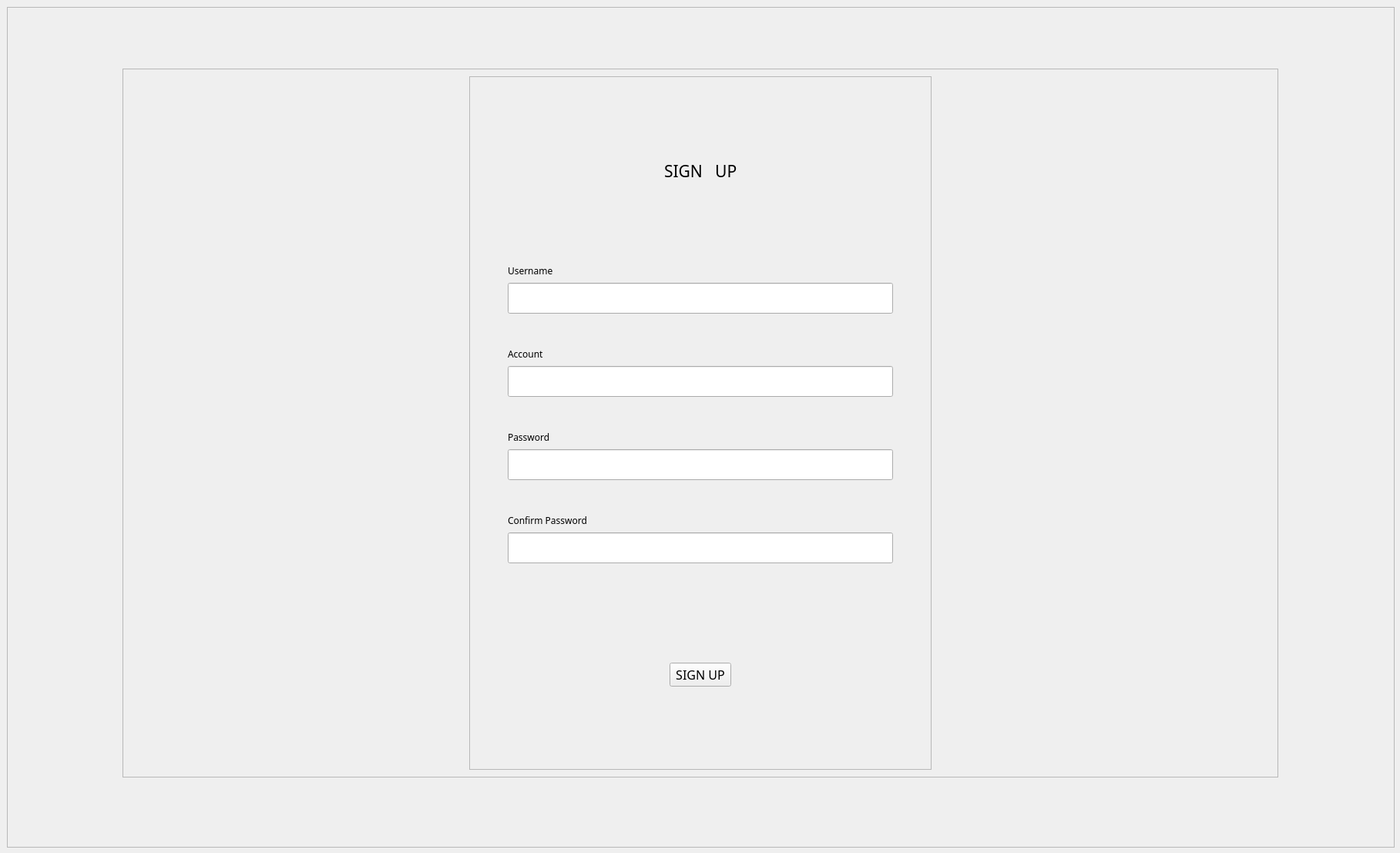
<?xml version="1.0" encoding="UTF-8"?>
<ui version="4.0">
 <class>RegistrationClass</class>
 <widget class="QWidget" name="RegistrationClass">
  <property name="geometry">
   <rect>
    <x>0</x>
    <y>0</y>
    <width>1817</width>
    <height>1107</height>
   </rect>
  </property>
  <property name="windowTitle">
   <string>Form</string>
  </property>
  <widget class="QFrame" name="frame_background4">
   <property name="geometry">
    <rect>
     <x>9</x>
     <y>9</y>
     <width>1801</width>
     <height>1091</height>
    </rect>
   </property>
   <property name="frameShape">
    <enum>QFrame::StyledPanel</enum>
   </property>
   <property name="frameShadow">
    <enum>QFrame::Raised</enum>
   </property>
   <widget class="QFrame" name="frame_front">
    <property name="geometry">
     <rect>
      <x>150</x>
      <y>80</y>
      <width>1500</width>
      <height>920</height>
     </rect>
    </property>
    <property name="sizePolicy">
     <sizepolicy hsizetype="Fixed" vsizetype="Fixed">
      <horstretch>0</horstretch>
      <verstretch>0</verstretch>
     </sizepolicy>
    </property>
    <property name="minimumSize">
     <size>
      <width>1500</width>
      <height>920</height>
     </size>
    </property>
    <property name="maximumSize">
     <size>
      <width>1500</width>
      <height>920</height>
     </size>
    </property>
    <property name="font">
     <font>
      <pointsize>9</pointsize>
     </font>
    </property>
    <property name="frameShape">
     <enum>QFrame::StyledPanel</enum>
    </property>
    <property name="frameShadow">
     <enum>QFrame::Raised</enum>
    </property>
    <layout class="QGridLayout" name="gridLayout_2">
     <item row="0" column="0">
      <layout class="QHBoxLayout" name="horizontalLayout_15">
       <item>
        <spacer name="horizontalSpacer">
         <property name="orientation">
          <enum>Qt::Horizontal</enum>
         </property>
         <property name="sizeHint" stdset="0">
          <size>
           <width>40</width>
           <height>20</height>
          </size>
         </property>
        </spacer>
       </item>
       <item>
        <widget class="QFrame" name="frame">
         <property name="frameShape">
          <enum>QFrame::StyledPanel</enum>
         </property>
         <property name="frameShadow">
          <enum>QFrame::Raised</enum>
         </property>
         <layout class="QGridLayout" name="gridLayout">
          <item row="0" column="0">
           <layout class="QVBoxLayout" name="verticalLayout_5">
            <item>
             <spacer name="verticalSpacer_3">
              <property name="orientation">
               <enum>Qt::Vertical</enum>
              </property>
              <property name="sizeHint" stdset="0">
               <size>
                <width>20</width>
                <height>28</height>
               </size>
              </property>
             </spacer>
            </item>
            <item>
             <layout class="QHBoxLayout" name="horizontalLayout">
              <item>
               <spacer name="horizontalSpacer_3">
                <property name="orientation">
                 <enum>Qt::Horizontal</enum>
                </property>
                <property name="sizeHint" stdset="0">
                 <size>
                  <width>40</width>
                  <height>20</height>
                 </size>
                </property>
               </spacer>
              </item>
              <item>
               <widget class="QLabel" name="label_zhuce">
                <property name="font">
                 <font>
                  <family>Brush Script MT</family>
                  <pointsize>16</pointsize>
                 </font>
                </property>
                <property name="text">
                 <string>SIGN   UP</string>
                </property>
               </widget>
              </item>
              <item>
               <spacer name="horizontalSpacer_4">
                <property name="orientation">
                 <enum>Qt::Horizontal</enum>
                </property>
                <property name="sizeHint" stdset="0">
                 <size>
                  <width>40</width>
                  <height>20</height>
                 </size>
                </property>
               </spacer>
              </item>
             </layout>
            </item>
            <item>
             <spacer name="verticalSpacer_4">
              <property name="orientation">
               <enum>Qt::Vertical</enum>
              </property>
              <property name="sizeHint" stdset="0">
               <size>
                <width>20</width>
                <height>18</height>
               </size>
              </property>
             </spacer>
            </item>
            <item>
             <layout class="QVBoxLayout" name="verticalLayout">
              <item>
               <layout class="QHBoxLayout" name="horizontalLayout_2">
                <item>
                 <spacer name="horizontalSpacer_5">
                  <property name="orientation">
                   <enum>Qt::Horizontal</enum>
                  </property>
                  <property name="sizeType">
                   <enum>QSizePolicy::Fixed</enum>
                  </property>
                  <property name="sizeHint" stdset="0">
                   <size>
                    <width>40</width>
                    <height>20</height>
                   </size>
                  </property>
                 </spacer>
                </item>
                <item>
                 <widget class="QLabel" name="label_sign_name">
                  <property name="font">
                   <font>
                    <family>Cascadia Code Light</family>
                    <pointsize>9</pointsize>
                   </font>
                  </property>
                  <property name="text">
                   <string>Username</string>
                  </property>
                 </widget>
                </item>
                <item>
                 <spacer name="horizontalSpacer_6">
                  <property name="orientation">
                   <enum>Qt::Horizontal</enum>
                  </property>
                  <property name="sizeHint" stdset="0">
                   <size>
                    <width>40</width>
                    <height>20</height>
                   </size>
                  </property>
                 </spacer>
                </item>
               </layout>
              </item>
              <item>
               <layout class="QHBoxLayout" name="horizontalLayout_3">
                <item>
                 <spacer name="horizontalSpacer_7">
                  <property name="orientation">
                   <enum>Qt::Horizontal</enum>
                  </property>
                  <property name="sizeType">
                   <enum>QSizePolicy::Fixed</enum>
                  </property>
                  <property name="sizeHint" stdset="0">
                   <size>
                    <width>40</width>
                    <height>20</height>
                   </size>
                  </property>
                 </spacer>
                </item>
                <item>
                 <widget class="QLineEdit" name="lineEdit_name">
                  <property name="sizePolicy">
                   <sizepolicy hsizetype="Preferred" vsizetype="Fixed">
                    <horstretch>0</horstretch>
                    <verstretch>0</verstretch>
                   </sizepolicy>
                  </property>
                  <property name="minimumSize">
                   <size>
                    <width>500</width>
                    <height>40</height>
                   </size>
                  </property>
                  <property name="maximumSize">
                   <size>
                    <width>500</width>
                    <height>40</height>
                   </size>
                  </property>
                 </widget>
                </item>
                <item>
                 <spacer name="horizontalSpacer_8">
                  <property name="orientation">
                   <enum>Qt::Horizontal</enum>
                  </property>
                  <property name="sizeHint" stdset="0">
                   <size>
                    <width>40</width>
                    <height>20</height>
                   </size>
                  </property>
                 </spacer>
                </item>
               </layout>
              </item>
              <item>
               <layout class="QHBoxLayout" name="horizontalLayout_4">
                <item>
                 <spacer name="horizontalSpacer_9">
                  <property name="orientation">
                   <enum>Qt::Horizontal</enum>
                  </property>
                  <property name="sizeType">
                   <enum>QSizePolicy::Fixed</enum>
                  </property>
                  <property name="sizeHint" stdset="0">
                   <size>
                    <width>40</width>
                    <height>20</height>
                   </size>
                  </property>
                 </spacer>
                </item>
                <item>
                 <widget class="QLabel" name="tip_name">
                  <property name="text">
                   <string/>
                  </property>
                 </widget>
                </item>
                <item>
                 <spacer name="horizontalSpacer_10">
                  <property name="orientation">
                   <enum>Qt::Horizontal</enum>
                  </property>
                  <property name="sizeHint" stdset="0">
                   <size>
                    <width>40</width>
                    <height>20</height>
                   </size>
                  </property>
                 </spacer>
                </item>
               </layout>
              </item>
             </layout>
            </item>
            <item>
             <spacer name="verticalSpacer_5">
              <property name="orientation">
               <enum>Qt::Vertical</enum>
              </property>
              <property name="sizeType">
               <enum>QSizePolicy::Fixed</enum>
              </property>
              <property name="sizeHint" stdset="0">
               <size>
                <width>20</width>
                <height>10</height>
               </size>
              </property>
             </spacer>
            </item>
            <item>
             <layout class="QVBoxLayout" name="verticalLayout_2">
              <item>
               <layout class="QHBoxLayout" name="horizontalLayout_5">
                <item>
                 <spacer name="horizontalSpacer_11">
                  <property name="orientation">
                   <enum>Qt::Horizontal</enum>
                  </property>
                  <property name="sizeType">
                   <enum>QSizePolicy::Fixed</enum>
                  </property>
                  <property name="sizeHint" stdset="0">
                   <size>
                    <width>40</width>
                    <height>20</height>
                   </size>
                  </property>
                 </spacer>
                </item>
                <item>
                 <widget class="QLabel" name="label_sign_account">
                  <property name="font">
                   <font>
                    <family>Cascadia Code Light</family>
                    <pointsize>9</pointsize>
                   </font>
                  </property>
                  <property name="text">
                   <string>Account</string>
                  </property>
                 </widget>
                </item>
                <item>
                 <spacer name="horizontalSpacer_12">
                  <property name="orientation">
                   <enum>Qt::Horizontal</enum>
                  </property>
                  <property name="sizeHint" stdset="0">
                   <size>
                    <width>40</width>
                    <height>20</height>
                   </size>
                  </property>
                 </spacer>
                </item>
               </layout>
              </item>
              <item>
               <layout class="QHBoxLayout" name="horizontalLayout_6">
                <item>
                 <spacer name="horizontalSpacer_13">
                  <property name="orientation">
                   <enum>Qt::Horizontal</enum>
                  </property>
                  <property name="sizeType">
                   <enum>QSizePolicy::Fixed</enum>
                  </property>
                  <property name="sizeHint" stdset="0">
                   <size>
                    <width>40</width>
                    <height>20</height>
                   </size>
                  </property>
                 </spacer>
                </item>
                <item>
                 <widget class="QLineEdit" name="lineEdit_account">
                  <property name="sizePolicy">
                   <sizepolicy hsizetype="Preferred" vsizetype="Fixed">
                    <horstretch>0</horstretch>
                    <verstretch>0</verstretch>
                   </sizepolicy>
                  </property>
                  <property name="minimumSize">
                   <size>
                    <width>500</width>
                    <height>40</height>
                   </size>
                  </property>
                  <property name="maximumSize">
                   <size>
                    <width>500</width>
                    <height>40</height>
                   </size>
                  </property>
                 </widget>
                </item>
                <item>
                 <spacer name="horizontalSpacer_14">
                  <property name="orientation">
                   <enum>Qt::Horizontal</enum>
                  </property>
                  <property name="sizeHint" stdset="0">
                   <size>
                    <width>40</width>
                    <height>20</height>
                   </size>
                  </property>
                 </spacer>
                </item>
               </layout>
              </item>
              <item>
               <layout class="QHBoxLayout" name="horizontalLayout_7">
                <item>
                 <spacer name="horizontalSpacer_15">
                  <property name="orientation">
                   <enum>Qt::Horizontal</enum>
                  </property>
                  <property name="sizeType">
                   <enum>QSizePolicy::Fixed</enum>
                  </property>
                  <property name="sizeHint" stdset="0">
                   <size>
                    <width>40</width>
                    <height>20</height>
                   </size>
                  </property>
                 </spacer>
                </item>
                <item>
                 <widget class="QLabel" name="tip_account">
                  <property name="text">
                   <string/>
                  </property>
                 </widget>
                </item>
                <item>
                 <spacer name="horizontalSpacer_16">
                  <property name="orientation">
                   <enum>Qt::Horizontal</enum>
                  </property>
                  <property name="sizeHint" stdset="0">
                   <size>
                    <width>40</width>
                    <height>20</height>
                   </size>
                  </property>
                 </spacer>
                </item>
               </layout>
              </item>
             </layout>
            </item>
            <item>
             <spacer name="verticalSpacer_6">
              <property name="orientation">
               <enum>Qt::Vertical</enum>
              </property>
              <property name="sizeType">
               <enum>QSizePolicy::Fixed</enum>
              </property>
              <property name="sizeHint" stdset="0">
               <size>
                <width>20</width>
                <height>10</height>
               </size>
              </property>
             </spacer>
            </item>
            <item>
             <layout class="QVBoxLayout" name="verticalLayout_3">
              <item>
               <layout class="QHBoxLayout" name="horizontalLayout_8">
                <item>
                 <spacer name="horizontalSpacer_17">
                  <property name="orientation">
                   <enum>Qt::Horizontal</enum>
                  </property>
                  <property name="sizeType">
                   <enum>QSizePolicy::Fixed</enum>
                  </property>
                  <property name="sizeHint" stdset="0">
                   <size>
                    <width>40</width>
                    <height>20</height>
                   </size>
                  </property>
                 </spacer>
                </item>
                <item>
                 <widget class="QLabel" name="label_sign_password">
                  <property name="font">
                   <font>
                    <family>Cascadia Code Light</family>
                    <pointsize>9</pointsize>
                   </font>
                  </property>
                  <property name="text">
                   <string>Password</string>
                  </property>
                 </widget>
                </item>
                <item>
                 <spacer name="horizontalSpacer_18">
                  <property name="orientation">
                   <enum>Qt::Horizontal</enum>
                  </property>
                  <property name="sizeHint" stdset="0">
                   <size>
                    <width>40</width>
                    <height>20</height>
                   </size>
                  </property>
                 </spacer>
                </item>
               </layout>
              </item>
              <item>
               <layout class="QHBoxLayout" name="horizontalLayout_9">
                <item>
                 <spacer name="horizontalSpacer_19">
                  <property name="orientation">
                   <enum>Qt::Horizontal</enum>
                  </property>
                  <property name="sizeType">
                   <enum>QSizePolicy::Fixed</enum>
                  </property>
                  <property name="sizeHint" stdset="0">
                   <size>
                    <width>40</width>
                    <height>20</height>
                   </size>
                  </property>
                 </spacer>
                </item>
                <item>
                 <widget class="QLineEdit" name="lineEdit_password">
                  <property name="sizePolicy">
                   <sizepolicy hsizetype="Preferred" vsizetype="Fixed">
                    <horstretch>0</horstretch>
                    <verstretch>0</verstretch>
                   </sizepolicy>
                  </property>
                  <property name="minimumSize">
                   <size>
                    <width>500</width>
                    <height>40</height>
                   </size>
                  </property>
                  <property name="maximumSize">
                   <size>
                    <width>500</width>
                    <height>40</height>
                   </size>
                  </property>
                 </widget>
                </item>
                <item>
                 <spacer name="horizontalSpacer_20">
                  <property name="orientation">
                   <enum>Qt::Horizontal</enum>
                  </property>
                  <property name="sizeHint" stdset="0">
                   <size>
                    <width>40</width>
                    <height>20</height>
                   </size>
                  </property>
                 </spacer>
                </item>
               </layout>
              </item>
              <item>
               <layout class="QHBoxLayout" name="horizontalLayout_10">
                <item>
                 <spacer name="horizontalSpacer_21">
                  <property name="orientation">
                   <enum>Qt::Horizontal</enum>
                  </property>
                  <property name="sizeType">
                   <enum>QSizePolicy::Fixed</enum>
                  </property>
                  <property name="sizeHint" stdset="0">
                   <size>
                    <width>40</width>
                    <height>20</height>
                   </size>
                  </property>
                 </spacer>
                </item>
                <item>
                 <widget class="QLabel" name="tip_password">
                  <property name="text">
                   <string/>
                  </property>
                 </widget>
                </item>
                <item>
                 <spacer name="horizontalSpacer_22">
                  <property name="orientation">
                   <enum>Qt::Horizontal</enum>
                  </property>
                  <property name="sizeHint" stdset="0">
                   <size>
                    <width>40</width>
                    <height>20</height>
                   </size>
                  </property>
                 </spacer>
                </item>
               </layout>
              </item>
             </layout>
            </item>
            <item>
             <spacer name="verticalSpacer_7">
              <property name="orientation">
               <enum>Qt::Vertical</enum>
              </property>
              <property name="sizeType">
               <enum>QSizePolicy::Fixed</enum>
              </property>
              <property name="sizeHint" stdset="0">
               <size>
                <width>20</width>
                <height>10</height>
               </size>
              </property>
             </spacer>
            </item>
            <item>
             <layout class="QVBoxLayout" name="verticalLayout_4">
              <item>
               <layout class="QHBoxLayout" name="horizontalLayout_11">
                <item>
                 <spacer name="horizontalSpacer_23">
                  <property name="orientation">
                   <enum>Qt::Horizontal</enum>
                  </property>
                  <property name="sizeType">
                   <enum>QSizePolicy::Fixed</enum>
                  </property>
                  <property name="sizeHint" stdset="0">
                   <size>
                    <width>40</width>
                    <height>20</height>
                   </size>
                  </property>
                 </spacer>
                </item>
                <item>
                 <widget class="QLabel" name="label_sign_confirmpassword">
                  <property name="font">
                   <font>
                    <family>Cascadia Code Light</family>
                    <pointsize>9</pointsize>
                   </font>
                  </property>
                  <property name="text">
                   <string>Confirm Password</string>
                  </property>
                 </widget>
                </item>
                <item>
                 <spacer name="horizontalSpacer_24">
                  <property name="orientation">
                   <enum>Qt::Horizontal</enum>
                  </property>
                  <property name="sizeHint" stdset="0">
                   <size>
                    <width>40</width>
                    <height>20</height>
                   </size>
                  </property>
                 </spacer>
                </item>
               </layout>
              </item>
              <item>
               <layout class="QHBoxLayout" name="horizontalLayout_12">
                <item>
                 <spacer name="horizontalSpacer_25">
                  <property name="orientation">
                   <enum>Qt::Horizontal</enum>
                  </property>
                  <property name="sizeType">
                   <enum>QSizePolicy::Fixed</enum>
                  </property>
                  <property name="sizeHint" stdset="0">
                   <size>
                    <width>40</width>
                    <height>20</height>
                   </size>
                  </property>
                 </spacer>
                </item>
                <item>
                 <widget class="QLineEdit" name="lineEdit_confirmpassword">
                  <property name="sizePolicy">
                   <sizepolicy hsizetype="Preferred" vsizetype="Fixed">
                    <horstretch>0</horstretch>
                    <verstretch>0</verstretch>
                   </sizepolicy>
                  </property>
                  <property name="minimumSize">
                   <size>
                    <width>500</width>
                    <height>40</height>
                   </size>
                  </property>
                  <property name="maximumSize">
                   <size>
                    <width>500</width>
                    <height>40</height>
                   </size>
                  </property>
                 </widget>
                </item>
                <item>
                 <spacer name="horizontalSpacer_26">
                  <property name="orientation">
                   <enum>Qt::Horizontal</enum>
                  </property>
                  <property name="sizeHint" stdset="0">
                   <size>
                    <width>40</width>
                    <height>20</height>
                   </size>
                  </property>
                 </spacer>
                </item>
               </layout>
              </item>
              <item>
               <layout class="QHBoxLayout" name="horizontalLayout_13">
                <item>
                 <spacer name="horizontalSpacer_27">
                  <property name="orientation">
                   <enum>Qt::Horizontal</enum>
                  </property>
                  <property name="sizeType">
                   <enum>QSizePolicy::Fixed</enum>
                  </property>
                  <property name="sizeHint" stdset="0">
                   <size>
                    <width>40</width>
                    <height>20</height>
                   </size>
                  </property>
                 </spacer>
                </item>
                <item>
                 <widget class="QLabel" name="tip_confirmpassword">
                  <property name="text">
                   <string/>
                  </property>
                 </widget>
                </item>
                <item>
                 <spacer name="horizontalSpacer_28">
                  <property name="orientation">
                   <enum>Qt::Horizontal</enum>
                  </property>
                  <property name="sizeHint" stdset="0">
                   <size>
                    <width>40</width>
                    <height>20</height>
                   </size>
                  </property>
                 </spacer>
                </item>
               </layout>
              </item>
             </layout>
            </item>
            <item>
             <spacer name="verticalSpacer_8">
              <property name="orientation">
               <enum>Qt::Vertical</enum>
              </property>
              <property name="sizeHint" stdset="0">
               <size>
                <width>20</width>
                <height>13</height>
               </size>
              </property>
             </spacer>
            </item>
            <item>
             <layout class="QHBoxLayout" name="horizontalLayout_14">
              <item>
               <spacer name="horizontalSpacer_29">
                <property name="orientation">
                 <enum>Qt::Horizontal</enum>
                </property>
                <property name="sizeHint" stdset="0">
                 <size>
                  <width>40</width>
                  <height>20</height>
                 </size>
                </property>
               </spacer>
              </item>
              <item>
               <widget class="QPushButton" name="pushButton">
                <property name="font">
                 <font>
                  <family>Cascadia Code ExtraLight</family>
                  <pointsize>12</pointsize>
                 </font>
                </property>
                <property name="text">
                 <string>SIGN UP</string>
                </property>
               </widget>
              </item>
              <item>
               <spacer name="horizontalSpacer_30">
                <property name="orientation">
                 <enum>Qt::Horizontal</enum>
                </property>
                <property name="sizeHint" stdset="0">
                 <size>
                  <width>40</width>
                  <height>20</height>
                 </size>
                </property>
               </spacer>
              </item>
             </layout>
            </item>
            <item>
             <spacer name="verticalSpacer_9">
              <property name="orientation">
               <enum>Qt::Vertical</enum>
              </property>
              <property name="sizeHint" stdset="0">
               <size>
                <width>20</width>
                <height>13</height>
               </size>
              </property>
             </spacer>
            </item>
           </layout>
          </item>
         </layout>
        </widget>
       </item>
       <item>
        <spacer name="horizontalSpacer_2">
         <property name="orientation">
          <enum>Qt::Horizontal</enum>
         </property>
         <property name="sizeHint" stdset="0">
          <size>
           <width>40</width>
           <height>20</height>
          </size>
         </property>
        </spacer>
       </item>
      </layout>
     </item>
    </layout>
    <zorder>frame</zorder>
    <zorder>label_zhuce</zorder>
    <zorder>horizontalSpacer_3</zorder>
    <zorder>horizontalSpacer_4</zorder>
    <zorder>label_sign_name</zorder>
    <zorder>horizontalSpacer_5</zorder>
    <zorder>horizontalSpacer_6</zorder>
    <zorder>lineEdit_name</zorder>
    <zorder>horizontalSpacer_7</zorder>
    <zorder>horizontalSpacer_8</zorder>
    <zorder>tip_name</zorder>
    <zorder>horizontalSpacer_9</zorder>
    <zorder>horizontalSpacer_10</zorder>
    <zorder>pushButton</zorder>
    <zorder>horizontalSpacer_29</zorder>
    <zorder>horizontalSpacer_30</zorder>
    <zorder>horizontalSpacer</zorder>
    <zorder>horizontalSpacer_2</zorder>
   </widget>
  </widget>
 </widget>
 <resources/>
 <connections/>
</ui>
